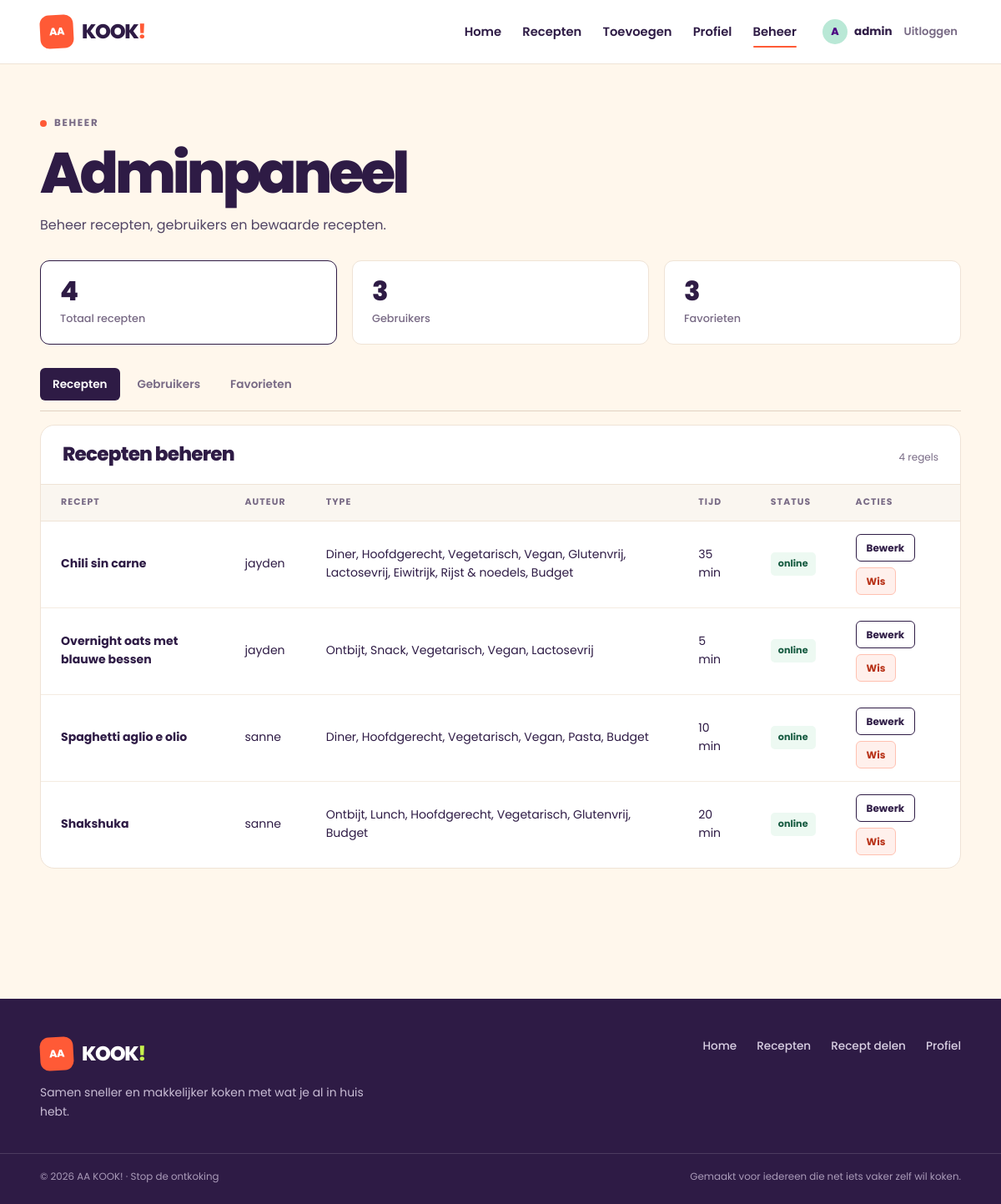
/admin/index.php (signed in), run on the app's committed database.
### tables this page shows
CREATE TABLE recipes (
    id          INT UNSIGNED NOT NULL AUTO_INCREMENT,
    user_id     INT UNSIGNED NOT NULL,
    title       VARCHAR(150) NOT NULL,
    description TEXT         NULL,
    prep_time   INT UNSIGNED NOT NULL COMMENT 'minutes',
    servings    INT UNSIGNED NOT NULL DEFAULT 1,
    created_at  DATETIME NOT NULL DEFAULT CURRENT_TIMESTAMP,
    updated_at  DATETIME NOT NULL DEFAULT CURRENT_TIMESTAMP ON UPDATE CURRENT_TIMESTAMP,
    PRIMARY KEY (id),
    KEY idx_recipes_user (user_id),
    KEY idx_recipes_prep_time (prep_time),
    CONSTRAINT fk_recipes_user FOREIGN KEY (user_id)
        REFERENCES users (id) ON DELETE CASCADE
);

CREATE TABLE users (
    id              INT UNSIGNED NOT NULL AUTO_INCREMENT,
    username        VARCHAR(50)  NOT NULL,
    email           VARCHAR(255) NOT NULL,
    password_hash   VARCHAR(255) NOT NULL,
    profile_picture VARCHAR(255) NULL,
    bio             TEXT         NULL,
    role            ENUM('user','admin')      NOT NULL DEFAULT 'user',
    status          ENUM('active','blocked')  NOT NULL DEFAULT 'active',
    created_at      DATETIME NOT NULL DEFAULT CURRENT_TIMESTAMP,
    updated_at      DATETIME NOT NULL DEFAULT CURRENT_TIMESTAMP ON UPDATE CURRENT_TIMESTAMP,
    PRIMARY KEY (id),
    UNIQUE KEY uq_users_username (username),
    UNIQUE KEY uq_users_email (email)
);

### includes/functions.php (called while the page is built, shortened)
<?php
function e($tekst): string
{
    return htmlspecialchars((string) ($tekst ?? ''), ENT_QUOTES, 'UTF-8');
}
function url(string $pad = ''): string
{
    return BASE_URL . ltrim($pad, '/');
}

### admin/index.php (the view, shortened to what this page needs)
<?php
require __DIR__ . '/../includes/auth.php';
$tab = $_GET['tab'] ?? 'recepten';
$statsStatement = $pdo->prepare(
    'SELECT (SELECT COUNT(*) FROM recipes)   AS recepten,
            (SELECT COUNT(*) FROM users)     AS gebruikers,
            (SELECT COUNT(*) FROM favorites) AS favorieten'
);
$statsStatement->execute();
$stats = $statsStatement->fetch();
$recepten = [];
$gebruikers = [];
$favorieten = [];
if ($tab === 'recepten') {
    $receptStatement = $pdo->prepare(
        "SELECT r.id,
                r.title,
                r.prep_time,
                r.created_at,
                u.username AS auteur,
                (SELECT GROUP_CONCAT(c.name ORDER BY c.id SEPARATOR ', ')
                   FROM recipe_categories rc
                   JOIN categories c ON c.id = rc.category_id
                  WHERE rc.recipe_id = r.id) AS categorieen
           FROM recipes r
           JOIN users u ON u.id = r.user_id
          ORDER BY r.created_at DESC, r.id DESC"
    );
    $receptStatement->execute();
    $recepten = $receptStatement->fetchAll();
}
require __DIR__ . '/../templates/header.php';
?>
<div class="container page admin-page">
    <div class="admin-head">
        <p class="eyebrow">Beheer</p>
        <h1>Adminpaneel</h1>
        <p>Beheer recepten, gebruikers en bewaarde recepten.</p>
    </div>
    <div class="stat-grid">
        <a class="stat-card stat-card-link <?= $tab === 'recepten' ? 'is-active' : '' ?>"
           href="<?= e(url('admin/index.php?tab=recepten')) ?>">
            <strong><?= (int) $stats['recepten'] ?></strong>
            <span>Totaal recepten</span>
        </a>
        <a class="stat-card stat-card-link <?= $tab === 'gebruikers' ? 'is-active' : '' ?>"
           href="<?= e(url('admin/index.php?tab=gebruikers')) ?>">
            <strong><?= (int) $stats['gebruikers'] ?></strong>
            <span>Gebruikers</span>
        </a>
        <a class="stat-card stat-card-link <?= $tab === 'favorieten' ? 'is-active' : '' ?>"
           href="<?= e(url('admin/index.php?tab=favorieten')) ?>">
            <strong><?= (int) $stats['favorieten'] ?></strong>
            <span>Favorieten</span>
        </a>
    </div>
    <nav class="tab-bar" aria-label="Beheeronderdelen">
        <a class="tab <?= $tab === 'recepten' ? 'is-active' : '' ?>"
           href="<?= e(url('admin/index.php?tab=recepten')) ?>">Recepten</a>
        <a class="tab <?= $tab === 'gebruikers' ? 'is-active' : '' ?>"
           href="<?= e(url('admin/index.php?tab=gebruikers')) ?>">Gebruikers</a>
        <a class="tab <?= $tab === 'favorieten' ? 'is-active' : '' ?>"
           href="<?= e(url('admin/index.php?tab=favorieten')) ?>">Favorieten</a>
    </nav>
    <section class="data-card">
        <div class="data-card-head">
            <h2>
                <?= $tab === 'recepten' ? 'Recepten beheren' : ($tab === 'gebruikers' ? 'Gebruikers beheren' : 'Bewaarde recepten') ?>
            </h2>
            <span>
                <?= count($recepten) + count($gebruikers) + count($favorieten) ?> regels
            </span>
        </div>
        <div class="table-scroll">
            <?php if ($tab === 'recepten'): ?>
                <table class="data-table">
                    <thead>
                    <tr>
                        <th>Recept</th>
                        <th>Auteur</th>
                        <th>Type</th>
                        <th>Tijd</th>
                        <th>Status</th>
                        <th>Acties</th>
                    </tr>
                    </thead>
                    <tbody>
                    <?php foreach ($recepten as $recept): ?>
                        <tr>
                            <td data-label="Recept">
                                <a class="table-title" href="<?= e(url('recept.php?id=' . (int) $recept['id'])) ?>">
                                    <?= e($recept['title']) ?>
                                </a>
                            </td>
                            <td data-label="Auteur"><?= e($recept['auteur']) ?></td>
                            <td data-label="Type"><?= e($recept['categorieen'] ?: 'Recept') ?></td>
                            <td data-label="Tijd"><?= (int) $recept['prep_time'] ?> min</td>
                            <td data-label="Status"><span class="status-pill">online</span></td>
                            <td data-label="Acties">
                                <div class="table-actions">
                                    <a class="btn btn-light btn-xs"
                                       href="<?= e(url('toevoegen.php?id=' . (int) $recept['id'])) ?>">Bewerk</a>
                                    <form method="post" action="<?= e(url('admin/index.php?tab=recepten')) ?>"
                                          data-confirm="Weet je zeker dat je dit recept wilt verwijderen?">
                                        <button class="btn btn-danger btn-xs" type="submit">Wis</button>
                                    </form>
                                </div>
                            </td>
                        </tr>
                    <?php endforeach; ?>
                    </tbody>
                </table>
            <?php endif; ?>
        </div>
    </section>
</div>
<?php require __DIR__ . '/../templates/footer.php'; ?>

### data on the page
recipes: title "Chili sin carne", user.username "jayden", categorieen "Diner, Hoofdgerecht, Vegetarisch, Vegan, Glutenvrij, Lactosevrij, Eiwitrijk, Rijst & noedels, Budget", prep_time "35"
recipes: title "Overnight oats met blauwe bessen", user.username "jayden", categorieen "Ontbijt, Snack, Vegetarisch, Vegan, Lactosevrij", prep_time "5"
recipes: title "Spaghetti aglio e olio", user.username "sanne", categorieen "Diner, Hoofdgerecht, Vegetarisch, Vegan, Pasta, Budget", prep_time "10"
recipes: title "Shakshuka", user.username "sanne", categorieen "Ontbijt, Lunch, Hoofdgerecht, Vegetarisch, Glutenvrij, Budget", prep_time "20"

### other printed values
$letter "A"
currentUsername() "admin"
$stats['recepten'] "4"
$stats['gebruikers'] "3"
$stats['favorieten'] "3"
count($recepten) + count($gebruikers) + count($favorieten) "4"
